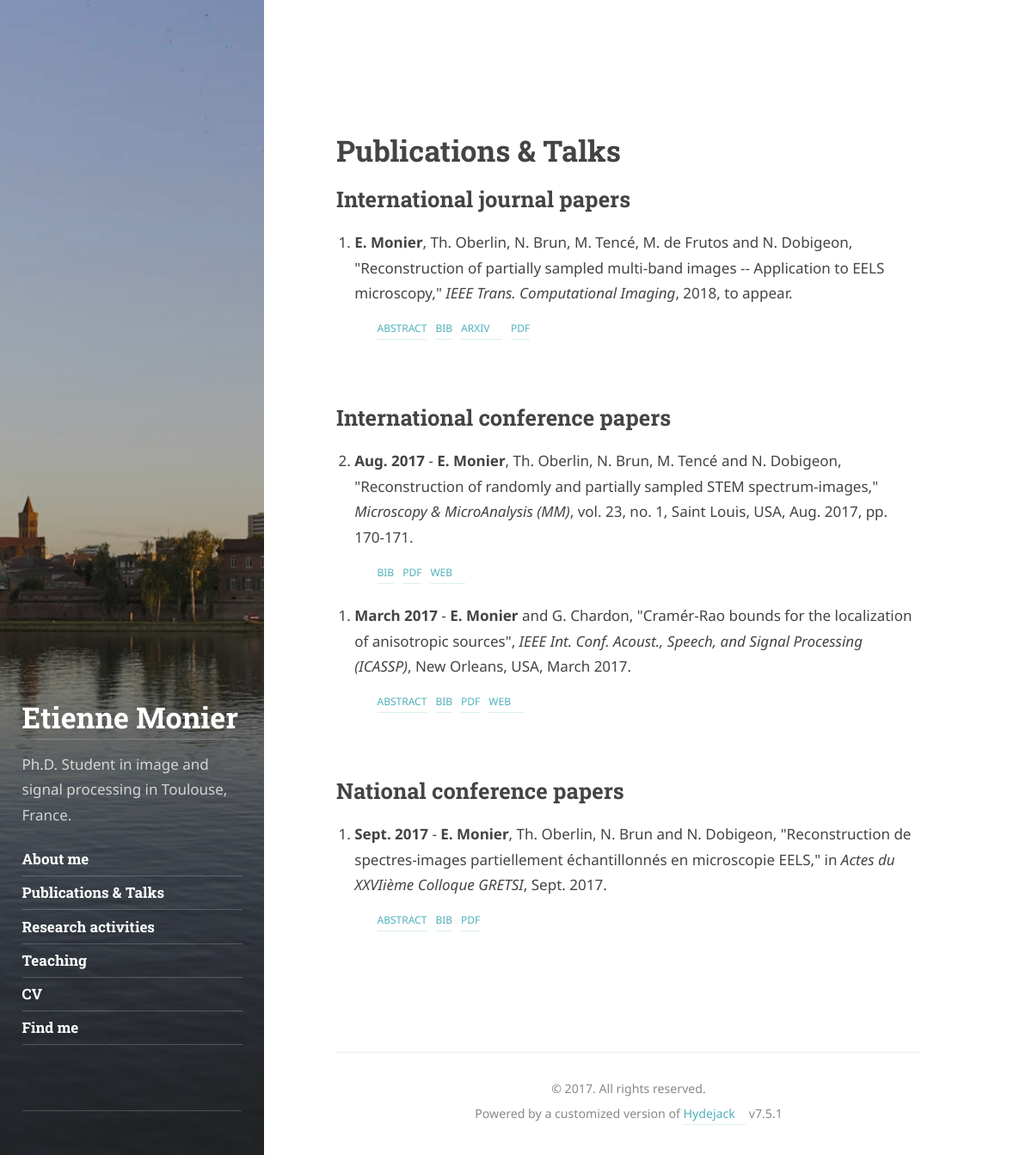
The page /index.php?page=publications on the database its author committed.
### tables this page shows
CREATE TABLE "InternationalJournal" (
	`ID`	INTEGER PRIMARY KEY AUTOINCREMENT,
	`IDtext`	TEXT,
	`Citation`	TEXT,
	`Abstract`	TEXT,
	`BibTex`	TEXT,
	`Arxiv`	TEXT,
	`Pdf`	TEXT,
	`Web`	TEXT,
	`Code`	TEXT
);

CREATE TABLE "InternationalConference" (
	`ID`	INTEGER PRIMARY KEY AUTOINCREMENT,
	`IDtext`	TEXT,
	`Citation`	TEXT,
	`Abstract`	TEXT,
	`BibTex`	TEXT,
	`Arxiv`	TEXT,
	`Pdf`	TEXT,
	`Web`	TEXT,
	`Code`	TEXT
);

CREATE TABLE "NationalConference" (
	`ID`	INTEGER PRIMARY KEY AUTOINCREMENT,
	`IDtext`	TEXT,
	`Citation`	TEXT,
	`Abstract`	TEXT,
	`BibTex`	TEXT,
	`Arxiv`	TEXT,
	`Pdf`	TEXT,
	`Web`	TEXT,
	`Code`	TEXT
);

### controller/controller.php (called while the page is built, shortened)
<?php
function publicationsPage()
{
	$IJreq=getInternationalJournal();
	$ICreq=getInternationalConference();
	$NCreq=getNationalConference();
    require('view/en/publicationView.php');
}

### model/model.php (called while the page is built, shortened)
<?php
function getInternationalJournal(){
	try{
		$pdo = new PDO('sqlite:model/Publications.sqlite3');
	}catch(Exception $e) {
		echo "Impossible d'accéder à la base de données SQLite : ".$e->getMessage();
    	die('Erreur : '.$e->getMessage());
	}
	$req = $pdo->query('SELECT * FROM InternationalJournal ORDER BY ID DESC');
	return $req;
}
function getInternationalConference(){
	try{
		$pdo = new PDO('sqlite:model/Publications.sqlite3');
	}catch(Exception $e) {
		echo "Impossible d'accéder à la base de données SQLite : ".$e->getMessage();
    	die('Erreur : '.$e->getMessage());
	}
	$req = $pdo->query('SELECT * FROM InternationalConference ORDER BY ID DESC');
	return $req;
}
function getNationalConference(){
	try{
		$pdo = new PDO('sqlite:model/Publications.sqlite3');
	}catch(Exception $e) {
		echo "Impossible d'accéder à la base de données SQLite : ".$e->getMessage();
    	die('Erreur : '.$e->getMessage());
	}
	$req = $pdo->query('SELECT * FROM NationalConference ORDER BY ID DESC');
	return $req;
}

### config/config.php (called while the page is built, shortened)
<?php
$author="Etienne Monier";
$description="Ph.D. Student in image and signal processing in Toulouse, France.";
$sidebar_bg="public/img/sidebar-bg.jpg";
$social_array=array(
	array("Email","mailto:etienne.monier@enseeiht.fr","icon-mail",False),
	array("LinkedIn","https://www.linkedin.com/in/etienne-monier-7252a19b/","icon-linkedin2"),
	array("Github","https://github.com/etienne-monier","icon-github"),
	array("Google Scholar","https://scholar.google.fr/citations?user=S28G8eMAAAAJ&hl=fr&oi=ao","ai ai-google-scholar-square"),
	array("L'air du bois","https://www.lairdubois.fr/etienne31", 'icon-ladb_2')
);
require('view/social.php');

### view/en/publicationView.php (the view, shortened to what this page needs)
<?php require('config/config.php');
function DisplayRequest($title,$req){
  $flag=True;
  while ($data = $req->fetch()){
    if ($flag){
      ?>
        <h2 class="bibliography"><?= $title ?></h2>
        <ol class="bibliography"  type="1" reversed>
      <?php
      $flag = False;
    }
    ?>
    <li>
      <span id=<?= $data['IDtext']?>><?= $data['Citation']?></span>
      <span id=<?php echo $data['IDtext'] . "_materials";?>>
        <ul class="bib" style="margin-left: 0px">
          <?php
            if ($data['Abstract']!=null) {
              echo '<li><a data-target="#' . $data['IDtext'] . '_abstract" data-toggle="collapse" href="#' . $data['IDtext'] . '" onclick="return false">abstract</a></li>';
            }
            if ($data['BibTex']!=null) {
              echo '<li><a data-target="#' . $data['IDtext'] . '_bibtex" data-toggle="collapse" href="#' . $data['IDtext'] . '" onclick=\'_gaq.push(["_trackEvent", "View", "Bibliography", "' . $data['IDtext'] . '"]); return false;\'>bib</a></li>';
            }
            if ($data['Arxiv']!=null) {
              echo '<li><a href="' . $data['Arxiv'] . '" target="_blank">arxiv</a></li>';
            }
            if ($data['Pdf']!=null) {
              echo '<li><a href="' . $data['Pdf'] . '" target="_blank">pdf</a></li>';
            }
            if ($data['Web']!=null) {
              echo '<li><a href="' . $data['Web'] . '" target="_blank">web</a></li>';
            }
        echo '</ul>';
        ?>
    </span>
  </li>
  <?php
  }
  if ($flag==False){
    echo "</ol>";
  }
}
ob_start(); ?>
<h1 id="publications">Publications & Talks</h1>
<?php
DisplayRequest("International journal papers",$IJreq);
DisplayRequest("International conference papers",$ICreq);
$content = ob_get_clean();
require('template_en.php');

### index.php (shortened to what this page needs)
<?php
require('controller/controller.php');
if (isset($_GET['page'])) {
    if ($_GET['page'] == 'index') {
        indexPage();
    }
    elseif ($_GET['page'] == 'publications') {
        publicationsPage();
    }
    elseif ($_GET['page'] == 'research') {
        researchPage();
    }
    elseif ($_GET['page'] == 'teaching') {
        teachingPage();
    }
    elseif ($_GET['page'] == 'curriculum') {
        cvPage();
    }
    elseif ($_GET['page'] == 'findme') {
        findmePage();
    }
    else{
        notFound();
    }
}
else {
    indexPage();
}

### view/en/template_en.php (shortened to what this page needs)
<!DOCTYPE html>
<html lang="en" xmlns:og="http://ogp.me/ns#">
<head>
	  <link rel="stylesheet" href="public/css/hydejack-7.5.1.css">
	<link rel="stylesheet" href="public/font-awesome/css/font-awesome.min.css">
	<link rel="stylesheet" href="https://cdn.rawgit.com/jpswalsh/academicons/master/css/academicons.min.css">
</head>
<body>
	<hy-push-state>
  	<main
    id="_main"
    class="content fade-in layout-about"
    role="main"
    data-color="#4fb1ba"
    data-theme-color=""
    data-image="<?= $sidebar_bg ?>"
    data-overlay
  	>
		<article class="page" role="article">
			<?= $content ?>
		</article>
		<footer role="contentinfo">
			<hr/>
			<p><small class="copyright">© 2017. All rights reserved.</small></p>
			<p><small>Powered by a customized version of <a class="external" href="https://qwtel.com/hydejack/">Hydejack</a> v<span id="_version">7.5.1</span></small></p>
		</footer>
	</main>
<hy-drawer>
	<header id="_sidebar" class="sidebar" role="banner">
    	<div class="sidebar-bg sidebar-overlay" style='background-color:#4fb1ba;background-image:url("<?= $sidebar_bg ?>")'>	</div>
    	<div class="sidebar-sticky">
      		<div class="sidebar-about">
        		<h2 class="h1"><a href="index.php"><?= $author ?></a></h2>
        		<p class="">
            		<?= $description ?>
          		</p>
      		</div>
				<nav class="sidebar-nav heading" role="navigation">
					<ul>
				  		<li>
				    		<a id="aboutme" href="index.php" class="sidebar-nav-item active">About me</a>
				  		</li>
				  		<li>
				    		<a id="publications" href="index.php?page=publications" class="sidebar-nav-item active">Publications & Talks</a>
				  		</li>
				  		<li>
				    		<a id="research" href="index.php?page=research" class="sidebar-nav-item active">Research activities</a>
				  		</li>
				  		<li>
				    		<a id="teaching" href="index.php?page=teaching" class="sidebar-nav-item active">Teaching</a>
				  		</li>
				  		<li>
				    		<a id="CV" href="index.php?page=curriculum" class="sidebar-nav-item active">CV</a>
				  		</li>
				  		<li>
				    		<a id="findme" href="index.php?page=findme" class="sidebar-nav-item active">Find me</a>
				  		</li>
					</ul>
				</nav>
				<div class="sidebar-social">
					<ul>
						<?php
							DislaySocial($social_array)
						?>
					</ul>
				</div>
			</div>
		</header>
	</hy-drawer>
</hy-push-state>
</body>
</html>

### view/social.php (shortened to what this page needs)
<?php
function DislaySocial($social_array){
	?>
	<div class="sidebar-social">
		<ul>
			<?php
				for ($row=0;$row<sizeof($social_array);$row++){
					?>
					<li>
						<a href="<?= $social_array[$row][1] ?>" title="<?= $social_array[$row][0] ?>" class="no-mark-external" <?php if (sizeof($social_array[$row])==4){ if ($social_array[$row][3]==True){echo 'target="_blank"';}} ?>>
							<span class="<?= $social_array[$row][2] ?>"></span>
						</a>
					</li>
					<?php
				}
			?>
		</ul>
	</div>
	<?php
}

### public/icomoon/style.css (style rules this page uses)
[class^="icon-"], [class*=" icon-"] { font-family: 'icomoon' !important; speak: none; font-style: normal; font-weight: normal; font-variant: normal; text-transform: none; line-height: 1; -webkit-font-smoothing: antialiased; -moz-osx-font-smoothing: grayscale; }
.icon-ladb_2:before { content: "\e903"; }
.icon-github:before { content: "\eab0"; }
.icon-linkedin2:before { content: "\eaca"; }
.icon-mail:before { content: "\ea83"; }

### view/en/template_en.php (style rules this page uses)
.content a:not(.btn) { color:#4fb1ba;border-color:rgba(79,177,186,0.2) }

### rows shown on the page
internationaljournal: title "International journal papers", Citation "E. Monier , Th. Oberlin, N. Brun, M. Tencé, M. de Frutos and N. Dobigeon, \"Reconstruction of partially sampled multi-band images -- Application to EELS microscopy,\" IEEE Trans. Computational Imaging , 2018, to appear."
internationalconference: title "International conference papers", Citation "Aug. 2017 - E. Monier , Th. Oberlin, N. Brun, M. Tencé and N. Dobigeon, \"Reconstruction of randomly and partially sampled STEM spectrum-images,\" Microscopy & MicroAnalysis (MM) , vol. 23, no. 1, Saint Louis, USA, Aug. 2017, pp. 170-171."
internationalconference: Citation "March 2017 - E. Monier and G. Chardon, \"Cramér-Rao bounds for the localization of anisotropic sources\", IEEE Int. Conf. Acoust., Speech, and Signal Processing (ICASSP) , New Orleans, USA, March 2017."
nationalconference: title "National conference papers", Citation "Sept. 2017 - E. Monier , Th. Oberlin, N. Brun and N. Dobigeon, \"Reconstruction de spectres-images partiellement échantillonnés en microscopie EELS,\" in Actes du XXVIième Colloque GRETSI , Sept. 2017."

### other values the page prints
$author "Etienne Monier"
$description "Ph.D. Student in image and signal processing in Toulouse, France."
